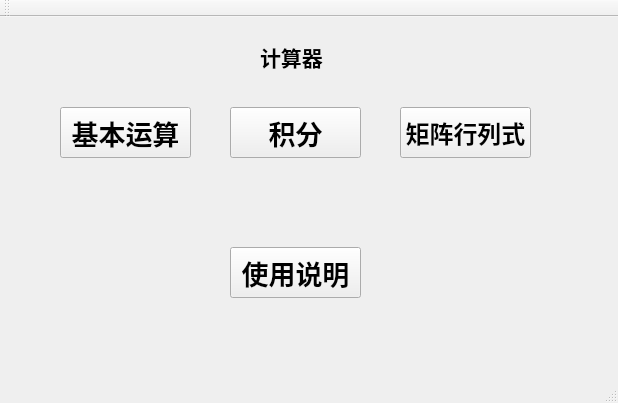
<?xml version="1.0" encoding="UTF-8"?>
<ui version="4.0">
 <class>MainWindow</class>
 <widget class="QMainWindow" name="MainWindow">
  <property name="geometry">
   <rect>
    <x>0</x>
    <y>0</y>
    <width>618</width>
    <height>403</height>
   </rect>
  </property>
  <property name="windowTitle">
   <string>MainWindow</string>
  </property>
  <widget class="QWidget" name="centralWidget">
   <widget class="QLabel" name="label">
    <property name="geometry">
     <rect>
      <x>260</x>
      <y>20</y>
      <width>71</width>
      <height>41</height>
     </rect>
    </property>
    <property name="text">
     <string>&lt;html&gt;&lt;head/&gt;&lt;body&gt;&lt;p&gt;&lt;span style=&quot; font-size:16pt; font-weight:600;&quot;&gt;计算器&lt;/span&gt;&lt;/p&gt;&lt;/body&gt;&lt;/html&gt;</string>
    </property>
   </widget>
   <widget class="QPushButton" name="pushButton">
    <property name="geometry">
     <rect>
      <x>60</x>
      <y>90</y>
      <width>131</width>
      <height>51</height>
     </rect>
    </property>
    <property name="font">
     <font>
      <family>Agency FB</family>
      <pointsize>20</pointsize>
      <weight>75</weight>
      <bold>true</bold>
     </font>
    </property>
    <property name="text">
     <string>基本运算</string>
    </property>
   </widget>
   <widget class="QPushButton" name="pushButton_2">
    <property name="geometry">
     <rect>
      <x>230</x>
      <y>90</y>
      <width>131</width>
      <height>51</height>
     </rect>
    </property>
    <property name="font">
     <font>
      <family>Agency FB</family>
      <pointsize>20</pointsize>
      <weight>75</weight>
      <bold>true</bold>
     </font>
    </property>
    <property name="text">
     <string>积分</string>
    </property>
   </widget>
   <widget class="QPushButton" name="pushButton_3">
    <property name="geometry">
     <rect>
      <x>400</x>
      <y>90</y>
      <width>131</width>
      <height>51</height>
     </rect>
    </property>
    <property name="font">
     <font>
      <family>Agency FB</family>
      <pointsize>18</pointsize>
      <weight>75</weight>
      <bold>true</bold>
     </font>
    </property>
    <property name="text">
     <string>矩阵行列式</string>
    </property>
   </widget>
   <widget class="QPushButton" name="pushButton_4">
    <property name="geometry">
     <rect>
      <x>230</x>
      <y>230</y>
      <width>131</width>
      <height>51</height>
     </rect>
    </property>
    <property name="font">
     <font>
      <family>Agency FB</family>
      <pointsize>20</pointsize>
      <weight>75</weight>
      <bold>true</bold>
     </font>
    </property>
    <property name="text">
     <string>使用说明</string>
    </property>
   </widget>
  </widget>
  <widget class="QMenuBar" name="menuBar">
   <property name="geometry">
    <rect>
     <x>0</x>
     <y>0</y>
     <width>618</width>
     <height>23</height>
    </rect>
   </property>
  </widget>
  <widget class="QToolBar" name="mainToolBar">
   <attribute name="toolBarArea">
    <enum>TopToolBarArea</enum>
   </attribute>
   <attribute name="toolBarBreak">
    <bool>false</bool>
   </attribute>
  </widget>
  <widget class="QStatusBar" name="statusBar"/>
 </widget>
 <layoutdefault spacing="6" margin="11"/>
 <resources/>
 <connections/>
</ui>
